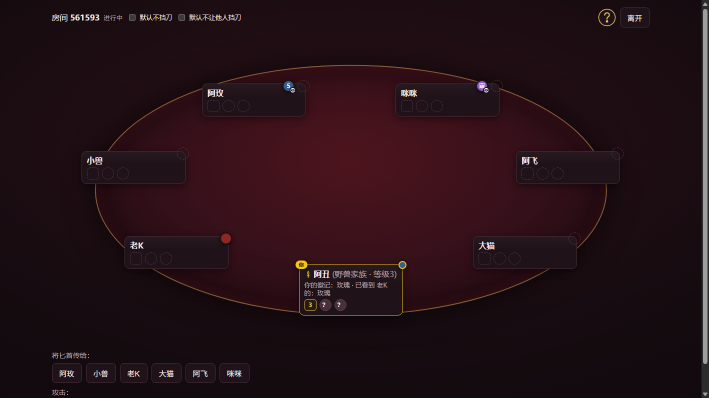
#> input picture .scratch/e2e-inspect/verify/board-cdp-1440x950.png, 1418 x 796 px, found by its file name (shown at 1/2 size)
$ python color_sample.py
#> lines starting #> are read from the running program, lines starting #| are printed output that depends on the picture
from PIL import Image
V="D:/AIProj/bloodkill/.scratch/e2e-inspect/verify"
im=Image.open(f"{V}/board-cdp-1440x950.png").convert("RGB")
#> im is the input picture: PIL image 1418x796 RGB; mean R, G, B 36.3, 16.3, 22.2
px=im.load()
def hx(p): return '#%02x%02x%02x'%p
pts={"阿玫 badge center":(576,171),"阿玫 eye center":(585,180),"咪咪 badge center":(964,171),"咪咪 eye center":(972,180),
     "阿玫 name text zone":(420,185),"memo(阿玫) center":(606,171)}
for k,(x,y) in pts.items(): print(k, hx(px[x,y]))
#> this loop made 6 passes
#| 阿玫 badge center #ffffff
#| 阿玫 eye center #1f1219
#| 咪咪 badge center #fff5ef
#| 咪咪 eye center #1f1219
#| 阿玫 name text zone #d1971b
#| memo(阿玫) center #25181f
im.crop((395,145,630,245)).resize((705,300)).save(f"{V}/seat-阿玫-full-3x.png")
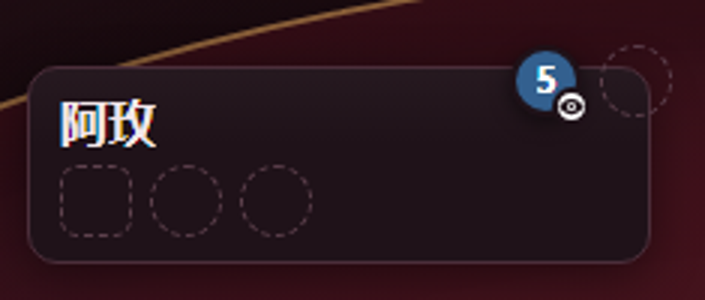
#> saved as seat-阿玫-full-3x.png: PIL image 705x300 RGB; mean R, G, B 42.5, 22, 29.1
im.crop((782,145,1017,245)).resize((705,300)).save(f"{V}/seat-咪咪-full-3x.png")
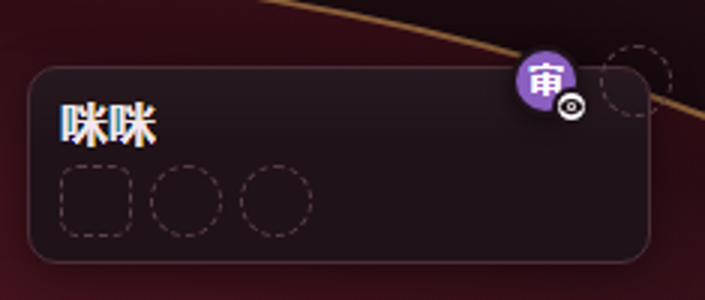
#> saved as seat-咪咪-full-3x.png: PIL image 705x300 RGB; mean R, G, B 42.9, 22.1, 29.6
im3=Image.open(f"{V}/board-cdp-390x844.png").convert("RGB")
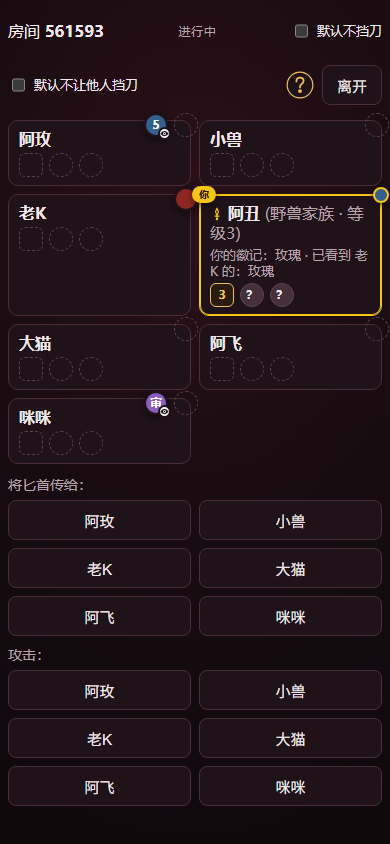
#> input picture .scratch/e2e-inspect/verify/board-cdp-390x844.png, 390 x 844 px, found by its file name
#> im3 is the input picture: PIL image 390x844 RGB; mean R, G, B 35.8, 22.1, 27.5
im3.crop((0,95,199,205)).resize((597,330)).save(f"{V}/seat-阿玫-mobile-3x.png")
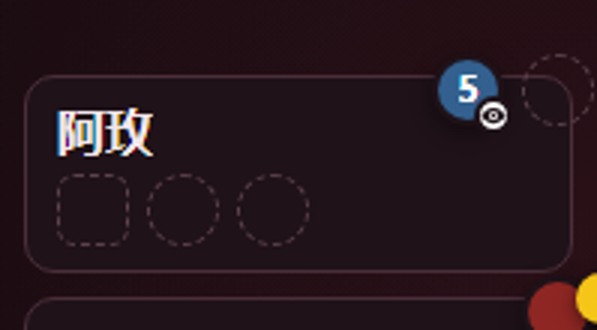
#> saved as seat-阿玫-mobile-3x.png: PIL image 597x330 RGB; mean R, G, B 39.1, 23, 29.3
im3.crop((0,373,199,483)).resize((597,330)).save(f"{V}/seat-咪咪-mobile-3x.png")
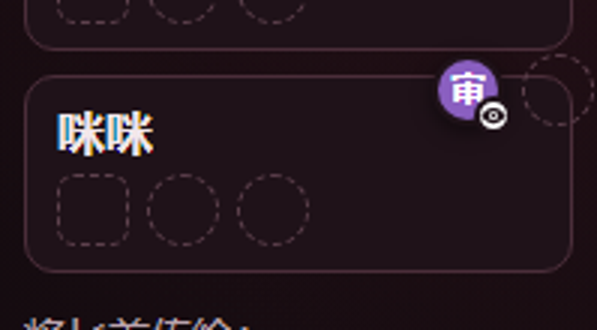
#> saved as seat-咪咪-mobile-3x.png: PIL image 597x330 RGB; mean R, G, B 36.6, 22.9, 30.3
print("seat crops saved")
